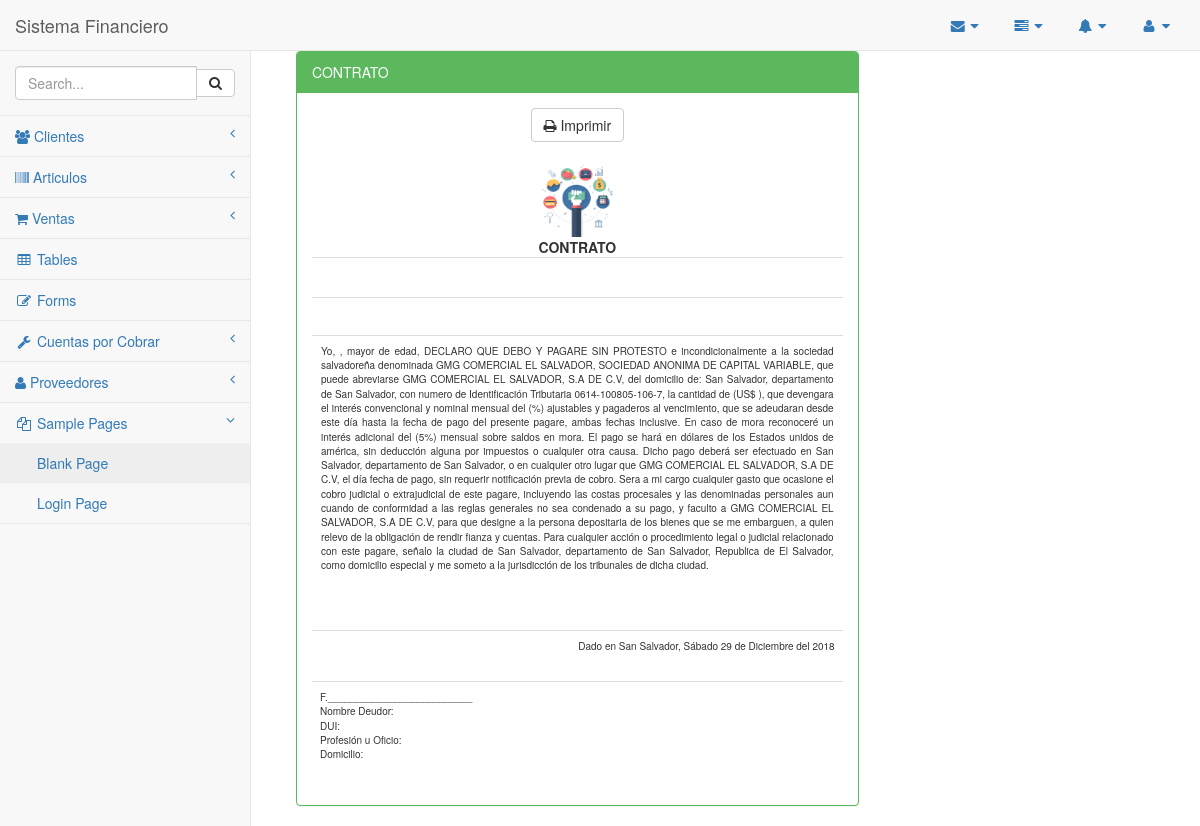
Screenshot of /venta/contrato.php with the database file from the repository.
### tables this page shows
CREATE TABLE `institucion` (
  `idInstitucion` int(10) NOT NULL,
  `nombre` varchar(100) NOT NULL,
  `abreviatura` varchar(60) NOT NULL,
  `ideTributaria` varchar(25) NOT NULL,
  `direccion` varchar(50) NOT NULL,
  `telefono` varchar(10) NOT NULL
);

### venta/contrato.php (the view, shortened to what this page needs)
<?php
include_once '../conexion/php_conexion.php';
  include_once '../Plantilla/encabezado.php';
  include_once '../Plantilla/menuLateral.php';
?>
        <div id="page-wrapper">
            <div class="container-fluid">
            <div class="row">
                <div class="col-md-8">
                    <div class="panel panel-green">
                        <div class="panel-heading">
                             CONTRATO
                        </div>
                        <div class="panel-body">
                        <center><button onclick="imprimir();" class="btn btn-default"><i class=" fa fa-print "></i> Imprimir</button></center><br>
                            <div class="table-responsive">
                                    <table  width="100%" >
                                     <tr>
                                        <td align="center">
                                            <center>
                                                <img src="../Imagenes/finanzas.png" width="75px" height="75px"><br>
                                                 <div style="font-size: 14px;"><strong>CONTRATO</strong></div>
                                            </center>
                                        </td>
                                     </tr>
                                    </table>
                            </div>
                            <?php
                                    $n=mysqli_query($conexion,"SELECT * FROM cliente_temp");
                                        if(!$rowx=mysqli_fetch_array($n)){
                                            $direccion='';
                            ?>
                            <?php } ?>
                            <div id="imprimeme">
                            <table class="table" width="425px" style="border: 1px dotted #FFFFFF; -moz-border-radius: 12px;-webkit-border-radius: 12px;padding: 10px;">
                                        <tr>
                                            <td colspan="4">
                                            <div style="font-size: 12px;" align="right"><?php  ?></div><br>
                                            </td>
                                        </tr>
                                         <tr>
                                            <td align="center">
                                            </td>
                                            <td class="text-default">
                                            </td>
                                         </tr>
                            </table>
                            <?php
                 $sacarInstitucion = mysqli_query($conexion, "SELECT * FROM institucion");
            while ($row = mysqli_fetch_array($sacarInstitucion)) {
                  $nombreInsitucion=$row['nombre'];
                  $abreviatura=$row['abreviatura'];
                  $nit=$row['ideTributaria'];
                  $direccion=$row['direccion'];
                }
                            $texto = "Yo, ";
                            $texo2= ", mayor de edad, DECLARO QUE DEBO Y PAGARE SIN PROTESTO e incondicionalmente a la sociedad salvadoreña denominada ";
                            $texto3 = ", que puede abreviarse ";
                            $texto4 = ", del domicilio de: ";
                            $texto5 = ", con numero de Identificación Tributaria ";
                            $texto6 = ", la cantidad de ";
                            $texto7 =" (US$ ";
                            $texto8 = "), que devengara el interés convencional y nominal mensual del (";
                            $texto9 ="%) ajustables y pagaderos al vencimiento, que se adeudaran desde este día hasta la fecha de pago del presente pagare, ambas fechas inclusive. En caso de mora reconoceré un interés adicional del ";
                            $texto10 ="(";
                            $texto11="%) mensual sobre saldos en mora. El pago se hará en dólares de los Estados unidos de américa, sin deducción alguna por impuestos o cualquier otra causa. Dicho pago deberá ser efectuado en ";
                            $texto12=", o en cualquier otro lugar que ";
                            $texto13 = ", el día fecha de pago, sin requerir notificación previa de cobro. Sera a mi cargo cualquier gasto que ocasione el cobro judicial o extrajudicial de este pagare, incluyendo las costas procesales y las denominadas personales aun cuando de conformidad a las reglas generales no sea condenado a su pago, y faculto a ";
                            $texto14 =", para que designe a la persona depositaria de los bienes que se me embarguen, a quien relevo de la obligación de rendir fianza y cuentas.
Para cualquier acción o procedimiento legal o judicial relacionado con este pagare, señalo la ciudad de ";
                            $texto15 =", Republica de El Salvador, como domicilio especial y me someto a la jurisdicción de los tribunales de dicha ciudad.";
$otros ="F.__________________________ <br>
Nombre Deudor:<br>
DUI:<br>
Profesión u Oficio:<br>
Domicilio:
";
                            ?>
                            <div style="width:100%; height:275px; overflow: auto;">
                            <table class="table" width="425px" style="border: 1px dotted #FFFFFF; -moz-border-radius: 12px;-webkit-border-radius: 12px;padding: 10px;" >
                                            <tr>
                                                <td width="100%" align="justify" style="font-size:10px"><?php echo $texto,$nombreCliente,$texo2,$nombreInsitucion,$texto3,$abreviatura,$texto4,$direccion,$texto5,$nit,$texto6,strtoupper(convertir($valor)),$texto7,$valor,$texto8,$inte,$texto9,$texto10,'5',$texto11,$direccion,$texto12,$abreviatura,$texto13,$abreviatura,$texto14,$direccion,$texto15; ?></td>
                                            </tr>
                                        </table>
                                        </div>
                                        <br>
                                        <table class="table" width="450px" style="border: 0px dotted #FFFFFF; -moz-border-radius: 12px;-webkit-border-radius: 12px;padding: 12px;">
                                             <tr>
                                               <?php
                                                $dias = array("Domingo","Lunes","Martes","Miercoles","Jueves","Viernes","Sábado");
                                                $meses = array("Enero","Febrero","Marzo","Abril","Mayo","Junio","Julio","Agosto","Septiembre","Octubre","Noviembre","Diciembre");
                                               ?>
                                                 <td width="100%" align="right" style="font-size:10px">Dado en San Salvador, <?php echo $dias[date('w')]." ".date('d')." de ".$meses[date('n')-1]. " del ".date('Y');?></td>
                                            </tr>
                                        </table>
                                         <table class="table" width="450px" style="border: 0px dotted #FFFFFF; -moz-border-radius: 12px;-webkit-border-radius: 12px;padding: 12px;">
                                             <tr>
                                                 <td width="100%" align="left" style="font-size:10px"><?php echo $otros; ?></td>
                                            </tr>
                                        </table>
                        </div>
                    </div>
                </div>
            </div>
        </div>
<?php
include_once '../Plantilla/inferior.php';
?>

### rows the page displays
institucion: nombre "GMG COMERCIAL EL SALVADOR, SOCIEDAD ANONIMA DE CAPITAL VARIABLE", abreviatura "GMG COMERCIAL EL SALVADOR, S.A DE C.V", direccion "San Salvador, departamento de San Salvador", ideTributaria "0614-100805-106-7"

### other values shown
$texto "Yo,"
$texo2 ", mayor de edad, DECLARO QUE DEBO Y PAGARE SIN PROTESTO e incondicionalmente a la sociedad salvadoreña denominada"
$texto3 ", que puede abreviarse"
$texto4 ", del domicilio de:"
$texto5 ", con numero de Identificación Tributaria"
$texto6 ", la cantidad de"
$texto7 "(US$"
$texto8 "), que devengara el interés convencional y nominal mensual del ("
$texto9 "%) ajustables y pagaderos al vencimiento, que se adeudaran desde este día hasta la fecha de pago del presente pagare, ambas fechas inclusive. En caso de mora reconoceré un interés adicional del"
$texto10 "("
$texto11 "%) mensual sobre saldos en mora. El pago se hará en dólares de los Estados unidos de américa, sin deducción alguna por impuestos o cualquier otra causa. Dicho pago deberá ser efectuado en"
$texto12 ", o en cualquier otro lugar que"
$texto15 ", Republica de El Salvador, como domicilio especial y me someto a la jurisdicción de los tribunales de dicha ciudad."
